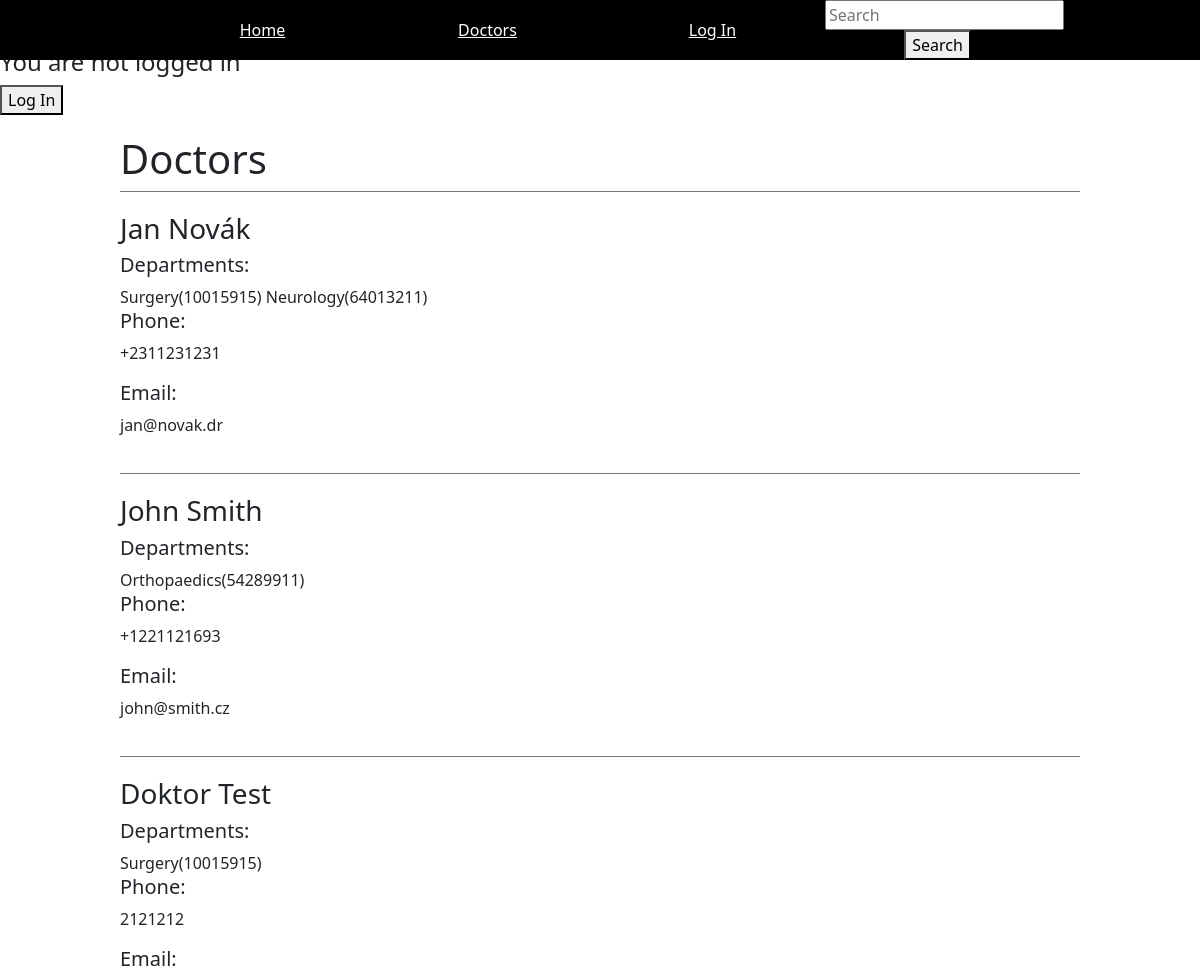
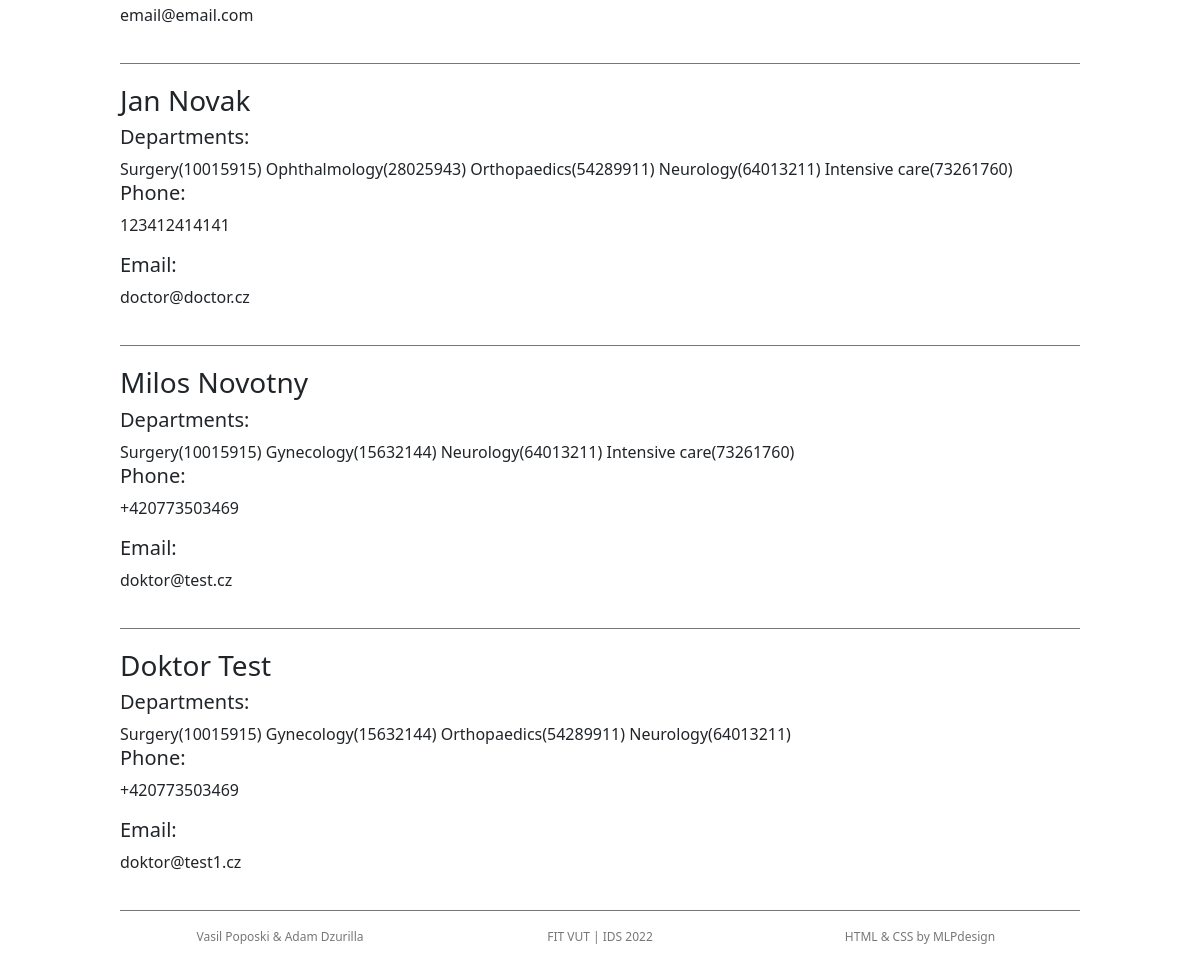
The app's page /doctors/ with its own data (2 pictures, top to bottom).
### accounts/models.py (models this page shows, shortened)
class Doctor(models.Model):
    user = models.OneToOneField(
        'User', primary_key=True, on_delete=models.CASCADE)
    phone = models.CharField(blank=True, null=True, max_length=50)
    departments = models.ManyToManyField(
        'hospitalapp.Department', related_name='departments')

class User(AbstractUser):
    is_pacient = models.BooleanField(default=False)
    is_doctor = models.BooleanField(default=False)

### hospitalapp/models.py (models this page shows)
class Department(models.Model):
    icpe = models.CharField(primary_key=True, max_length=8)
    title = models.CharField(null=False, max_length=100)
    def __str__(self):
        return self.title + '(%s)' % self.icpe

### hospitalapp/views.py (the view)
# urls.py: path('doctors/', views.doctors, name='doctors'),
def doctors(request):
    qs = Doctor.objects.all()
    return render(request, 'hospitalapp/search_result_doctors.html', context={'qs': qs})

### hospitalapp/templates/hospitalapp/search_result_doctors.html (shortened to what this page needs)
{% extends 'base.html' %}
{% block content %}
<div id="pageheader">
	<h1>Doctors</h1>
</div>
{% for doctor in qs %}
	<div class="section">
		<div>
			<h3>{{ doctor.user.first_name }} {{ doctor.user.last_name }}</h4>
			<h5>Departments:</h5>
				{% for dep in doctor.departments.all %}
					<span>{{ dep }}</span>
				{% endfor %}
			<h5>Phone:</h5> <p>{{ doctor.phone }}</p>
			<h5>Email:</h5> <p>{{ doctor.user.username }}</p>
		</div>
	</div>
{% endfor %}
{% endblock %}

### static/styles.css (style rules this page uses)
body { background-color:#fefdfb; color: #555; font-family: 'Abel', sans-serif; font-size: 93%; font-weight:normal;margin: 0; }
#pageheader { padding-top: 20px; display:table; width:80%; margin:auto; }
.section { width:80%; border-top:1px solid #777; padding:20px 0; margin:auto; }

### static/slidy.css (style rules this page uses)
body { margin: 0; }

### records on screen
Doctor: user.first_name "Jan", user.last_name "Novák", phone "+2311231231", user.username "jan@novak.dr"
Department: title+icpe "Surgery(10015915)"
Department: title+icpe "Neurology(64013211)"
Doctor: user.first_name "John", user.last_name "Smith", phone "+1221121693", user.username "john@smith.cz"
Department: title+icpe "Orthopaedics(54289911)"
Doctor: user.first_name "Doktor", user.last_name "Test", phone "2121212", user.username "email@email.com"
Doctor: user.first_name "Jan", user.last_name "Novak", phone "123412414141", user.username "doctor@doctor.cz"
Department: title+icpe "Ophthalmology(28025943)"
Department: title+icpe "Intensive care(73261760)"
Doctor: user.first_name "Milos", user.last_name "Novotny", phone "+420773503469", user.username "doktor@test.cz"
Department: title+icpe "Gynecology(15632144)"
Doctor: user.first_name "Doktor", user.last_name "Test", phone "+420773503469", user.username "doktor@test1.cz"
